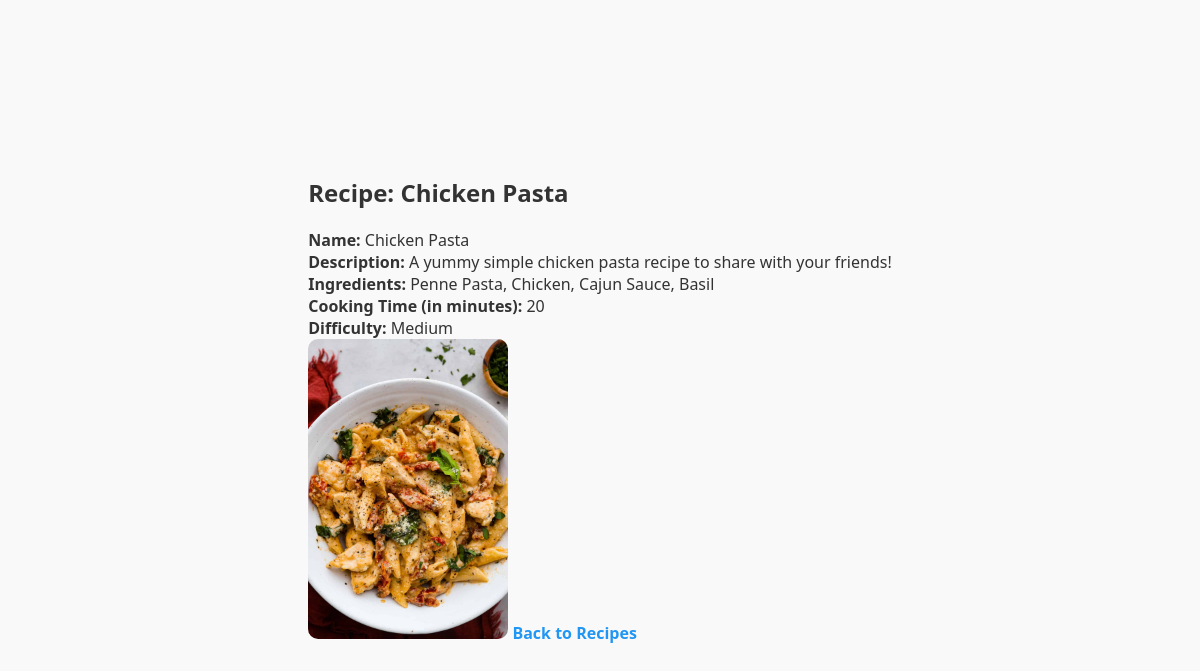
Page /list/10/ (signed in) on the committed database.
### recipes/models.py (models this page shows, shortened)
class Recipes(models.Model):
    DIFFICULTY_CHOICES = [
        ('Easy', 'Easy'),
        ('Medium', 'Medium'),
        ('Hard', 'Hard')
    ]
    id = models.AutoField(primary_key=True)
    name = models.CharField(max_length=255)
    ingredients = models.TextField()
    difficulty = models.CharField(max_length=50, choices=DIFFICULTY_CHOICES)
    cooking_time = models.IntegerField(help_text="Cooking time in minutes")
    pic = models.ImageField(upload_to='recipes/', default='recipes/no_picture.jpg')
    description = models.TextField(blank=True, null=True)

### recipes/views.py (the view)
# urls.py: path('list/<pk>/', RecipesDetailView.as_view(), name='recipes_detail'),
class RecipesDetailView(LoginRequiredMixin, DetailView):
   model = Recipes
   template_name = 'recipes/detail.html'

### recipes/templates/recipes/detail.html (shortened to what this page needs)
<!DOCTYPE html>
<html lang="en">
<head>
</head>
<body>
    <div>
        <h2>Recipe: {{object.name}}</h2>
        <b>Name: </b> {{object.name}} <br>
        <b class="description">Description: </b> {{object.description}} <br>
        <b>Ingredients: </b> {{object.ingredients}} <br>
        <b>Cooking Time (in minutes): </b> {{object.cooking_time}} <br>
        <b>Difficulty: </b> {{object.difficulty}} <br>
        <img src="{{object.pic.url}}" width="200" height="300" />
        <a class="back-link" href="{% url 'recipes:recipes_list' %}">Back to Recipes</a>
    </div>
</body>
</html>

### recipes/templates/recipes/detail.html (style rules this page uses)
body, html { height: 100%; margin: 0; padding: 0; font-family: 'Segoe UI', Tahoma, Geneva, Verdana, sans-serif; background-color: #f9f9f9; color: #333; display: flex; align-items: center; justify-content: center; }
a { text-decoration: none; color: #2196F3; font-weight: bold; }
img { border-radius: 10px; transition: transform 0.3s ease; }

### rows in the picture
Recipes: name "Chicken Pasta", description "A yummy simple chicken pasta recipe to share with your friends!", ingredients "Penne Pasta, Chicken, Cajun Sauce, Basil", cooking_time "20", difficulty "Medium", pic (picture)
